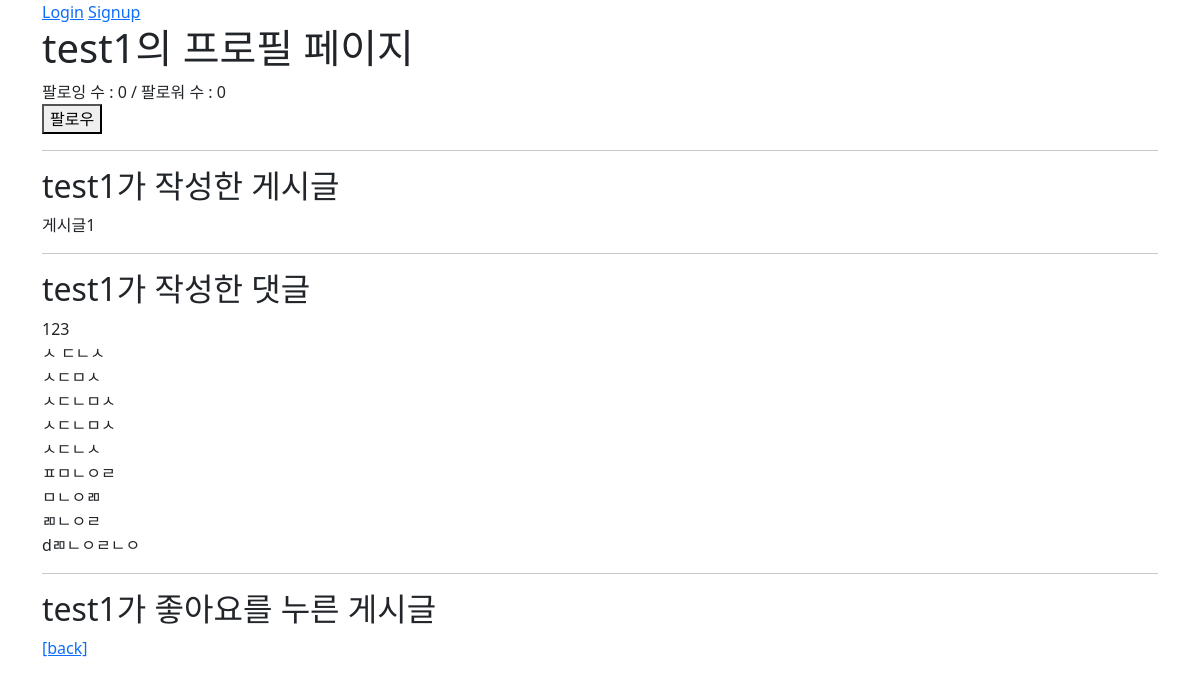
Page /accounts/test1/ on the committed database.
### accounts/models.py (models this page shows)
class User(AbstractUser):
    followings = models.ManyToManyField('self', symmetrical=False, related_name='followers')

### articles/models.py (models this page shows, shortened)
class Article(models.Model):
    user = models.ForeignKey(settings.AUTH_USER_MODEL, on_delete=models.CASCADE)
    like_users = models.ManyToManyField(settings.AUTH_USER_MODEL, related_name='like_articles')
    title = models.CharField(max_length=10)
    content = models.TextField()
    created_at = models.DateTimeField(auto_now_add=True)
    updated_at = models.DateTimeField(auto_now=True)

class Comment(models.Model):
    article = models.ForeignKey(Article, on_delete=models.CASCADE)
    user = models.ForeignKey(settings.AUTH_USER_MODEL, on_delete=models.CASCADE)
    content = models.CharField(max_length=200)
    created_at = models.DateTimeField(auto_now_add=True)
    updated_at = models.DateTimeField(auto_now=True)

### accounts/views.py (the view)
# urls.py: path('<username>/', views.profile, name='profile'),
def profile(request, username):
    person = get_object_or_404(get_user_model(), username=username)
    context = {
        'person': person,
    }
    return render(request, 'accounts/profile.html', context)

### accounts/templates/accounts/profile.html (shortened to what this page needs)
{% extends 'base.html' %}
{% block content %}
  <h1>{{ person.username }}의 프로필 페이지</h1>
  {% with followings=person.followings.all followers=person.followers.all %}
    <div id="follow-count">
      <div>팔로잉 수 : {{ followings|length }} / 팔로워 수 : {{ followers|length }}</div>
    </div>
    {% if user != person %}
      <div>
        <form id="follow-form" data-user-id="{{ person.pk }}">
          {% if user in followers %}
            <button>언팔로우</button>
          {% else %}
            <button>팔로우</button>
          {% endif %}
        </form>
      </div>
    {% endif %}
  {% endwith %}
  <hr>
  <h2>{{ person.username }}가 작성한 게시글</h2>
  {% for article in person.article_set.all %}
    <div>{{ article.title }}</div>
  {% endfor %}
  <hr>
  <h2>{{ person.username }}가 작성한 댓글</h2>
  {% for comment in person.comment_set.all %}
    <div>{{ comment.content }}</div>
  {% endfor %}
  <hr>
  <h2>{{ person.username }}가 좋아요를 누른 게시글</h2>
  <a href="{% url 'articles:index' %}">[back]</a>
{% endblock content %}

### rows in the picture
User: username "test1"
Article: title "게시글1"
Comment: content "123"
Comment: content "ㅅ ㄷㄴㅅ"
Comment: content "ㅅㄷㅁㅅ"
Comment: content "ㅅㄷㄴㅁㅅ"
Comment: content "ㅅㄷㄴㅁㅅ"
Comment: content "ㅅㄷㄴㅅ"
Comment: content "ㅍㅁㄴㅇㄹ"
Comment: content "ㅁㄴㅇㄻ"
Comment: content "ㄻㄴㅇㄹ"
Comment: content "dㄻㄴㅇㄹㄴㅇ"

### other values in the picture
{{ followings|length }} "0"
{{ followers|length }} "0"
